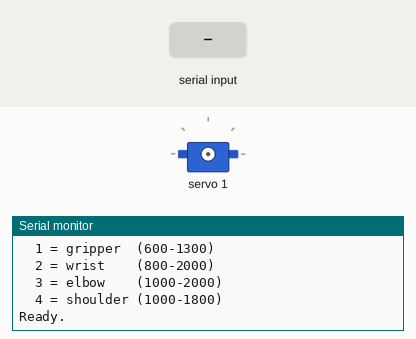
This sketch was run on a simulated Arduino Uno, built with avr-gcc and run on an emulated ATmega328P. Parts: servo, the last lines printed to the serial monitor. Inputs (shaded band) come from the test bench.

Above: at 2.3 s.
2.4 s: "1,90\n" received over Serial
At 3.0 s:
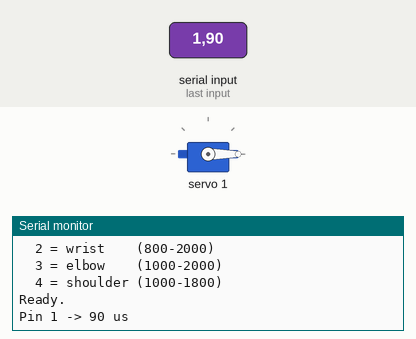
3.9 s: "90,45\n" received over Serial
At 5.3 s:
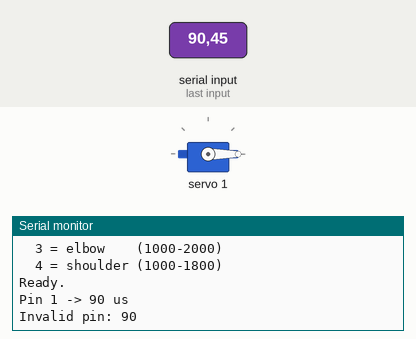

The sketch:

RobotArm_SerialControl.ino
```cpp
/***************************************************
CAB 2/2/26 - Modified for Serial Control
Robot Arm SERVO CONTROL
5 DOF Robot (base - 0, shoulder - 4, elbow - 3, wrist - 2, gripper - 1)
Input format: servo_pin microseconds (e.g. "0 1500")
 ****************************************************/

#include <Wire.h>
#include <Adafruit_PWMServoDriver.h>

Adafruit_PWMServoDriver pwm = Adafruit_PWMServoDriver();

#define SERVO_FREQ 50
#define baudrate 9600
#define oscFreq 27000000
#define numOfservo 5

// servo pin mapping
#define base 0
#define shoulder 4
#define elbow 3
#define wrist 2
#define gripper 1

// min/max limits (microseconds)
const uint16_t servoMin[] = { 600, 600, 800, 1000, 1000 };   // pin 0,1,2,3,4
const uint16_t servoMax[] = { 1800, 1300, 2000, 2000, 1800 }; // pin 0,1,2,3,4
//these are override later for testing purpose


void setup() {
  Serial.begin(baudrate);
  pwm.begin();
  pwm.setOscillatorFrequency(oscFreq);
  pwm.setPWMFreq(SERVO_FREQ);
  delay(1000);

  Serial.println("=== Robot Arm Serial Control ===");
  Serial.println("Format: pin microseconds");
  Serial.println("Example: 0 1500");
  Serial.println("Servo mapping:");
  Serial.println("  0 = base     (600-1800)");
  Serial.println("  1 = gripper  (600-1300)");
  Serial.println("  2 = wrist    (800-2000)");
  Serial.println("  3 = elbow    (1000-2000)");
  Serial.println("  4 = shoulder (1000-1800)");
  Serial.println("Ready.");
}

void loop() {
  if (Serial.available()) {
    int pin = Serial.parseInt();
    int us = Serial.parseInt();

    // clear leftover newline
    while (Serial.available() && Serial.read() != '\n');

    if (pin < 0 || pin > 4) {
      Serial.print("Invalid pin: ");
      Serial.println(pin);
      return;
    }


    pwm.writeMicroseconds(pin, us);
    Serial.print("Pin ");
    Serial.print(pin);
    Serial.print(" -> ");
    Serial.print(us);
    Serial.println(" us");
  }
}
```

Measured:
- after the input at 2.4 s, the serial monitor: prints a new line at once (image 1)
- after the input at 3.9 s, the serial monitor: prints a new line at once (image 2)
